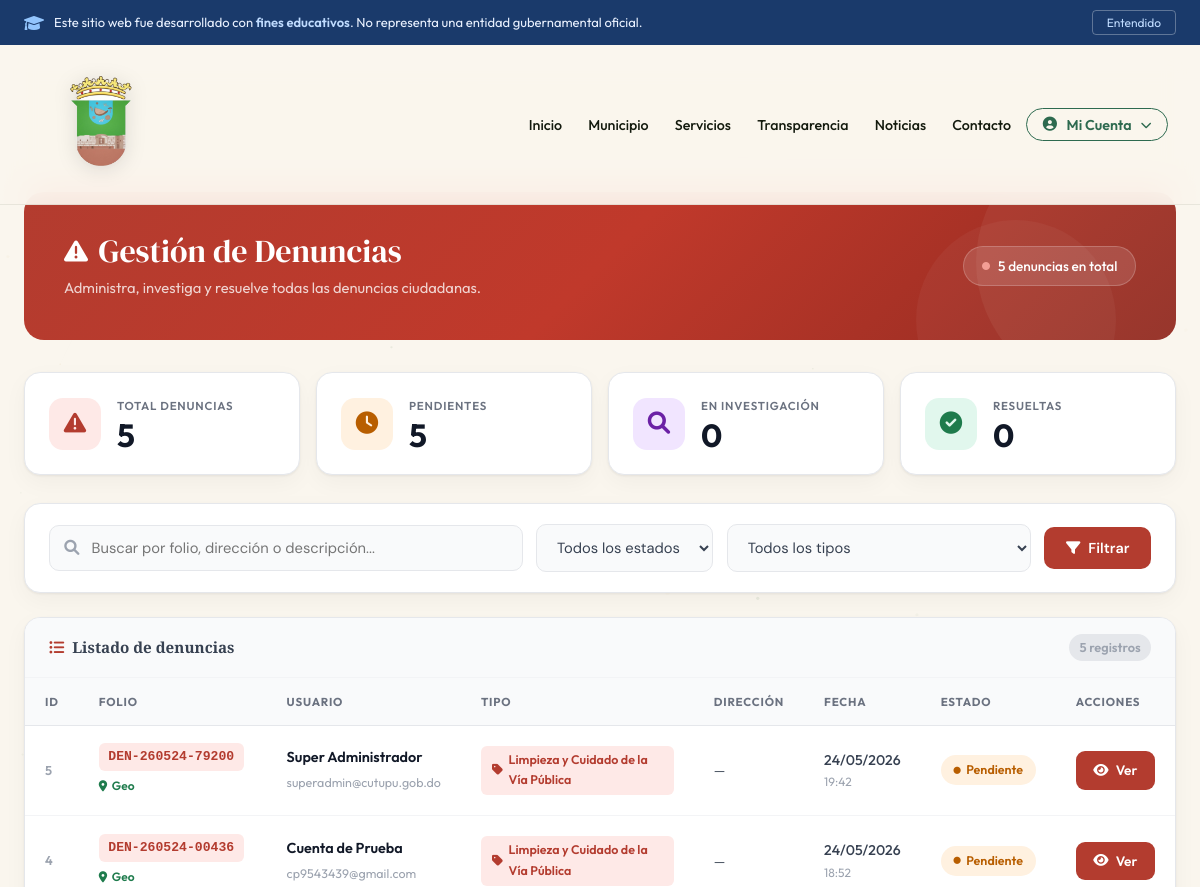
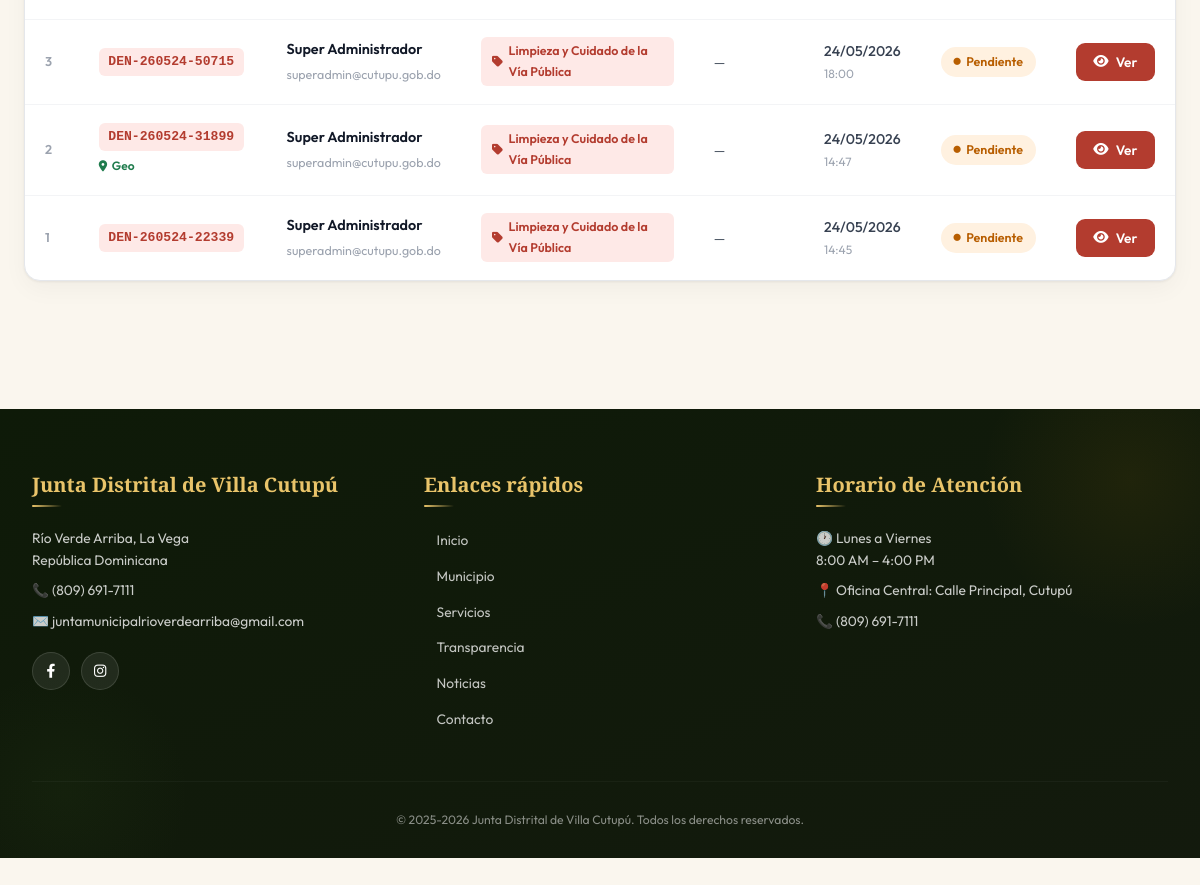
Screenshot of /admin/denuncias (signed in) with the database file from the repository (2 pictures, top to bottom).
### models/denuncia.py (models this page shows, shortened)
class Denuncia(db.Model):
    __tablename__ = 'denuncias'
    id = db.Column(db.Integer, primary_key=True)
    folio = db.Column(db.String(50), unique=True, nullable=False, index=True)
    usuario_email = db.Column(db.String(120), db.ForeignKey('usuarios.email'), nullable=True, index=True)
    usuario_nombre = db.Column(db.String(200))
    tipo = db.Column(db.String(100), index=True)
    tipo_nombre = db.Column(db.String(200))
    descripcion = db.Column(db.Text)
    ubicacion = db.Column(db.String(500))
    direccion = db.Column(db.String(500))
    lat = db.Column(db.Float)
    lng = db.Column(db.Float)
    geolocalizada = db.Column(db.Boolean, default=False)
    anonimo = db.Column(db.Boolean, default=False)
    evidencia = db.Column(db.Text)
    estado = db.Column(db.String(50), default='pendiente', index=True)
    fecha_creacion = db.Column(db.DateTime, default=datetime.utcnow, index=True)
    fecha_actualizacion = db.Column(db.DateTime, default=datetime.utcnow, onupdate=datetime.utcnow)
    comentarios_admin = db.Column(db.JSON, default=list)
    historial = db.Column(db.JSON, default=list)
    documentos = db.Column(db.JSON, default=list)
    asignado_a = db.Column(db.String(120))
    ESTADOS = ['pendiente', 'en_investigacion', 'resuelto', 'rechazado', 'cancelado']
    def to_dict(self):
        return {
            'id': self.id,
            'folio': self.folio,
            'usuario_email': self.usuario_email,
            'usuario_nombre': self.usuario_nombre,
            'tipo': self.tipo,
            'tipo_nombre': self.tipo_nombre,
            'descripcion': self.descripcion,
            'ubicacion': self.ubicacion,
            'direccion': self.direccion,
            'lat': self.lat,
            'lng': self.lng,
            'geolocalizada': self.geolocalizada,
            'anonimo': self.anonimo,
            'evidencia': self.evidencia,
            'estado': self.estado,
            'fecha_creacion': self.fecha_creacion.isoformat() if self.fecha_creacion else None,
            'fecha_actualizacion': self.fecha_actualizacion.isoformat() if self.fecha_actualizacion else None,
            'comentarios_admin': self.comentarios_admin,
            'historial': self.historial,
            'documentos': self.documentos,
            'asignado_a': self.asignado_a
        }

### admin.py (the view)
@admin_bp.route("/denuncias")
@admin_required
@permiso_requerido(Permiso.VER_DENUNCIAS)
def listar_denuncias():
    try:
        denuncias = Denuncia.query.all()
        for d in denuncias:
            sanitizar_comentarios_admin(d)
    except:
        denuncias = []
    total = len(denuncias)
    pendientes = len([d for d in denuncias if d.estado in ['pendiente', 'en_investigacion']])
    resueltas = len([d for d in denuncias if d.estado == 'resuelto'])
    stats = {
        'denuncias': total,
        'pendientes': pendientes,
        'resueltas': resueltas,
        'en_investigacion': len([d for d in denuncias if d.estado == 'en_investigacion'])
    }
    def get_fecha(obj):
        if obj.fecha_creacion:
            if isinstance(obj.fecha_creacion, str):
                return obj.fecha_creacion
            return obj.fecha_creacion.isoformat()
        return ""
    denuncias.sort(key=get_fecha, reverse=True)
    filtros = {
        'estado': request.args.get('estado', ''),
        'tipo': request.args.get('tipo', ''),
        'fecha_inicio': request.args.get('fecha_inicio', ''),
        'fecha_fin': request.args.get('fecha_fin', ''),
        'busqueda': request.args.get('busqueda', '')
    }
    import json as _json
    denuncias_json = _json.dumps([d.to_dict() for d in denuncias], default=str, ensure_ascii=False)
    return render_template(
        "admin/denuncias.html",
        denuncias=denuncias,
        stats=stats,
        estados=Denuncia.ESTADOS,
        tipos=NOMBRES_DENUNCIAS,
        filtros=filtros,
        denuncias_json=denuncias_json
    )

### templates/admin/denuncias.html (shortened to what this page needs)
{% extends "base.html" %}
{% block content %}
<div class="wrap">
  <div class="hero">
    <div class="hero-left">
      <h1><i class="fas fa-exclamation-triangle" style="font-size:1.5rem"></i> Gestión de Denuncias</h1>
      <p>Administra, investiga y resuelve todas las denuncias ciudadanas.</p>
    </div>
    <div class="hero-badge">
      <i class="fas fa-circle" style="font-size:.5rem;color:#f1948a"></i>
      {{ stats.denuncias|default(0) }} denuncias en total
    </div>
  </div>
  <div class="kpi-grid">
    <div class="kpi">
      <div class="kpi-icon total"><i class="fas fa-exclamation-triangle"></i></div>
      <div class="kpi-body"><label>Total denuncias</label><div class="kpi-num">{{ stats.denuncias|default(0) }}</div></div>
    </div>
    <div class="kpi">
      <div class="kpi-icon pend"><i class="fas fa-clock"></i></div>
      <div class="kpi-body"><label>Pendientes</label><div class="kpi-num">{{ stats.pendientes|default(0) }}</div></div>
    </div>
    <div class="kpi">
      <div class="kpi-icon invest"><i class="fas fa-search"></i></div>
      <div class="kpi-body"><label>En investigación</label><div class="kpi-num">{{ stats.en_investigacion|default(0) }}</div></div>
    </div>
    <div class="kpi">
      <div class="kpi-icon done"><i class="fas fa-check-circle"></i></div>
      <div class="kpi-body"><label>Resueltas</label><div class="kpi-num">{{ stats.resueltas|default(0) }}</div></div>
    </div>
  </div>
  <div class="toolbar">
    <div class="tb-search">
      <i class="fas fa-search"></i>
      <input type="text" id="searchInput" placeholder="Buscar por folio, dirección o descripción...">
    </div>
    <select id="estadoFilter" class="tb-select">
      <option value="">Todos los estados</option>
    </select>
    <select id="tipoFilter" class="tb-select">
      <option value="">Todos los tipos</option>
    </select>
    <button class="btn-filter" onclick="aplicarFiltros()">
      <i class="fas fa-filter"></i> Filtrar
    </button>
  </div>
  {% if denuncias %}
  <div class="tbl-card">
    <div class="tbl-head">
      <h2><i class="fas fa-list-ul" style="color:#b33c2f"></i> Listado de denuncias</h2>
      <span class="tbl-count">{{ denuncias|length }} registros</span>
    </div>
    <div style="overflow-x:auto">
      <table id="denunciasTable">
        <thead>
          <tr>
            <th>ID</th>
            <th>Folio</th>
            <th>Usuario</th>
            <th class="hide-mobile">Tipo</th>
            <th class="hide-mobile">Dirección</th>
            <th class="hide-mobile">Fecha</th>
            <th>Estado</th>
            <th>Acciones</th>
          </tr>
        </thead>
        <tbody>
          {% for d in denuncias %}
          <tr>
            <td style="color:var(--gray-400);font-size:.8rem;font-weight:600">{{ d.id }}</td>
            <td>
              <span class="folio-chip">{{ d.folio }}</span>
              {% if d.geolocalizada %}
              <div class="geo-dot" style="margin-top:.3rem"><i class="fas fa-map-marker-alt"></i> Geo</div>
              {% endif %}
            </td>
            <td>
              {% if not d.anonimo %}
              <div class="user-block">
                <strong>{{ d.usuario_nombre }}</strong>
                <small>{{ d.usuario_email }}</small>
              </div>
              {% else %}
              <span class="anonimo"><i class="fas fa-user-secret"></i> Anónimo</span>
              {% endif %}
            </td>
            <td class="hide-mobile">
              <span class="tipo-chip">
                <i class="fas fa-tag"></i>
                {{ tipos.get(d.tipo|string, d.tipo_nombre|default('—')) }}
              </span>
            </td>
            <td class="hide-mobile">
              <span class="dir-text" title="{{ d.direccion }}">
                {{ d.direccion[:45] if d.direccion and d.direccion|length > 45 else (d.direccion or '—') }}{% if d.direccion and d.direccion|length > 45 %}...{% endif %}
              </span>
            </td>
            <td class="hide-mobile">
              <div style="font-weight:500;font-size:.88rem">
                {% if d.fecha_creacion %}
                  {% if d.fecha_creacion is string %}{{ d.fecha_creacion[:10] }}
                  {% else %}{{ d.fecha_creacion.strftime('%d/%m/%Y') }}{% endif %}
                {% else %}—{% endif %}
              </div>
              <div style="color:var(--gray-400);font-size:.75rem">
                {% if d.fecha_creacion and d.fecha_creacion is not string %}{{ d.fecha_creacion.strftime('%H:%M') }}{% endif %}
              </div>
            </td>
            <td>
              <span class="badge badge-{{ d.estado }}">
                <i class="fas fa-circle"></i>
                {{ d.estado|replace('_',' ')|title }}
              </span>
            </td>
            <td>
              <a href="{{ url_for('admin.detalle_denuncia', denuncia_id=d.id) }}" class="btn-ver">
                <i class="fas fa-eye"></i> Ver
              </a>
            </td>
          </tr>
          {% endfor %}
        </tbody>
      </table>
    </div>
  </div>
  {% else %}
  <div class="empty">
    <i class="fas fa-folder-open"></i>
    <h3>No hay denuncias</h3>
    <p>No se encontraron denuncias con los filtros actuales.</p>
  </div>
  {% endif %}
</div>
{% endblock %}

### templates/base.html (shortened to what this page needs)
<!DOCTYPE html>
<html lang="es">
<head>
    <link rel="stylesheet" href="https://cdnjs.cloudflare.com/ajax/libs/font-awesome/6.0.0/css/all.min.css">
</head>
<body>
<div id="edu-alert-banner" style="
    position: fixed;
    top: 0; left: 0; right: 0;
    z-index: 9999;
    background: #1a3a6b;
    color: #e8f0fe;
    font-family: 'Outfit', sans-serif;
    font-size: 13px;
    display: flex;
    align-items: center;
    justify-content: space-between;
    gap: 12px;
    padding: 10px 24px;
">
    <div style="display:flex; align-items:center; gap:10px;">
        <i class="fas fa-graduation-cap" style="color:#93c5fd; font-size:16px;"></i>
        <span>Este sitio web fue desarrollado con <strong style="color:#bfdbfe; font-weight:600;">fines educativos</strong>. No representa una entidad gubernamental oficial.</span>
    </div>
    <button onclick="
        document.getElementById('edu-alert-banner').style.display='none';
        document.getElementById('mainHeader').style.top = '0px';
    " style="
        background: transparent;
        border: 1px solid rgba(255,255,255,0.3);
        color: #bfdbfe;
        font-size: 12px;
        font-family: inherit;
        padding: 4px 14px;
        border-radius: 4px;
        cursor: pointer;
        white-space: nowrap;
    ">Entendido</button>
</div>
<header class="main-header" id="mainHeader">
    <div class="header-container">
        <div class="logo">
            <a href="/">
                <img src="{{ url_for('static', filename='img/logo.png') }}"
                     alt="Logo Villa Cutupú" class="header-logo">
            </a>
        </div>
        <nav class="main-nav" aria-label="Navegación principal">
            <ul>
                {% if menu and menu|length > 0 %}
                    {% for item in menu if item.activo and not item.parent_id %}
                    <li>
                        <a href="{{ item.url }}" class="nav-link"
                           {% if item.target_blank %}target="_blank"{% endif %}>
                            {% if item.icono %}<i class="{{ item.icono }}"></i>{% endif %}
                            {{ item.titulo }}
                        </a>
                    </li>
                    {% endfor %}
                {% else %}
                    <li><a href="/" class="nav-link">Inicio</a></li>
                    <li><a href="/municipio" class="nav-link">Municipio</a></li>
                    <li><a href="/servicios" class="nav-link">Servicios</a></li>
                    <li><a href="/transparencia" class="nav-link">Transparencia</a></li>
                    <li><a href="/noticias" class="nav-link">Noticias</a></li>
                    <li><a href="/contacto" class="nav-link">Contacto</a></li>
                {% endif %}
                {% if logged %}
                <li class="dropdown" id="userDropdown">
                    <button class="dropdown-btn btn-login" id="userDropdownBtn">
                        <i class="fas fa-user-circle"></i>
                        Mi Cuenta
                        <i class="fas fa-chevron-down"></i>
                    </button>
                </li>
                {% else %}
                <li><a href="/login" class="btn-login">Iniciar sesión</a></li>
                <li><a href="/registro" class="btn-registro-nav">Registrarse</a></li>
                {% endif %}
            </ul>
        </nav>
    </div>
</header>
<main>
    {% block content %}{% endblock %}
</main>
<footer>
    <div class="container">
        <div class="footer-grid">
            <div class="footer-info anim">
                <h3>Junta Distrital de Villa Cutupú</h3>
                <p>Río Verde Arriba, La Vega<br>República Dominicana</p>
                <p>📞 <a href="tel:+18096917111">(809) 691-7111</a></p>
                <p>✉️ <a href="mailto:juntamunicipalrioverdearriba@gmail.com">juntamunicipalrioverdearriba@gmail.com</a></p>
                <div class="social-links">
                    <a href="https://www.facebook.com/ayuntamientocutupu"
                       target="_blank" rel="noopener"
                       class="social-link" aria-label="Facebook">
                        <i class="fab fa-facebook-f"></i>
                    </a>
                    <a href="https://www.instagram.com/juntamunicipalvillacutupu0107"
                       target="_blank" rel="noopener"
                       class="social-link" aria-label="Instagram">
                        <i class="fab fa-instagram"></i>
                    </a>
                </div>
            </div>
            <div class="footer-links anim" style="transition-delay:.12s">
                <h3>Enlaces rápidos</h3>
                <ul>
                    {% if menu and menu|length > 0 %}
                        {% for item in menu if item.activo and not item.parent_id %}
                        <li><a href="{{ item.url }}">{{ item.titulo }}</a></li>
                        {% endfor %}
                    {% else %}
                        <li><a href="/">Inicio</a></li>
                        <li><a href="/municipio">Municipio</a></li>
                        <li><a href="/servicios">Servicios</a></li>
                        <li><a href="/transparencia">Transparencia</a></li>
                        <li><a href="/noticias">Noticias</a></li>
                        <li><a href="/contacto">Contacto</a></li>
                    {% endif %}
                </ul>
            </div>
            <div class="footer-contact anim" style="transition-delay:.22s">
                <h3>Horario de Atención</h3>
                <p>🕐 Lunes a Viernes<br>8:00 AM – 4:00 PM</p>
                <p>📍 Oficina Central: Calle Principal, Cutupú</p>
                <p>📞 <a href="tel:+18096917111">(809) 691-7111</a></p>
            </div>
        </div>
        <div class="footer-bottom">
            <p>© 2025-2026 Junta Distrital de Villa Cutupú. Todos los derechos reservados.</p>
        </div>
    </div>
</footer>
</body>
</html>

### rows the page displays
Denuncia: id "5", folio "DEN-260524-79200", geolocalizada True (drawn), usuario_nombre "Super Administrador", usuario_email "superadmin@cutupu.gob.do", get "Limpieza y Cuidado de la Vía Pública", direccion "—", fecha_creacion "24/05/2026", fecha_creacion "19:42", estado "Pendiente"
Denuncia: id "4", folio "DEN-260524-00436", geolocalizada True (drawn), usuario_nombre "Cuenta de Prueba", usuario_email "cp9543439@gmail.com", get "Limpieza y Cuidado de la Vía Pública", direccion "—", fecha_creacion "24/05/2026", fecha_creacion "18:52", estado "Pendiente"
Denuncia: id "3", folio "DEN-260524-50715", usuario_nombre "Super Administrador", usuario_email "superadmin@cutupu.gob.do", get "Limpieza y Cuidado de la Vía Pública", direccion "—", fecha_creacion "24/05/2026", fecha_creacion "18:00", estado "Pendiente"
Denuncia: id "2", folio "DEN-260524-31899", geolocalizada True (drawn), usuario_nombre "Super Administrador", usuario_email "superadmin@cutupu.gob.do", get "Limpieza y Cuidado de la Vía Pública", direccion "—", fecha_creacion "24/05/2026", fecha_creacion "14:47", estado "Pendiente"
Denuncia: id "1", folio "DEN-260524-22339", usuario_nombre "Super Administrador", usuario_email "superadmin@cutupu.gob.do", get "Limpieza y Cuidado de la Vía Pública", direccion "—", fecha_creacion "24/05/2026", fecha_creacion "14:45", estado "Pendiente"

### other values shown
{{ stats.denuncias|default(0) }} "5"
{{ stats.pendientes|default(0) }} "5"
{{ stats.en_investigacion|default(0) }} "0"
{{ stats.resueltas|default(0) }} "0"
{{ denuncias|length }} "5"
